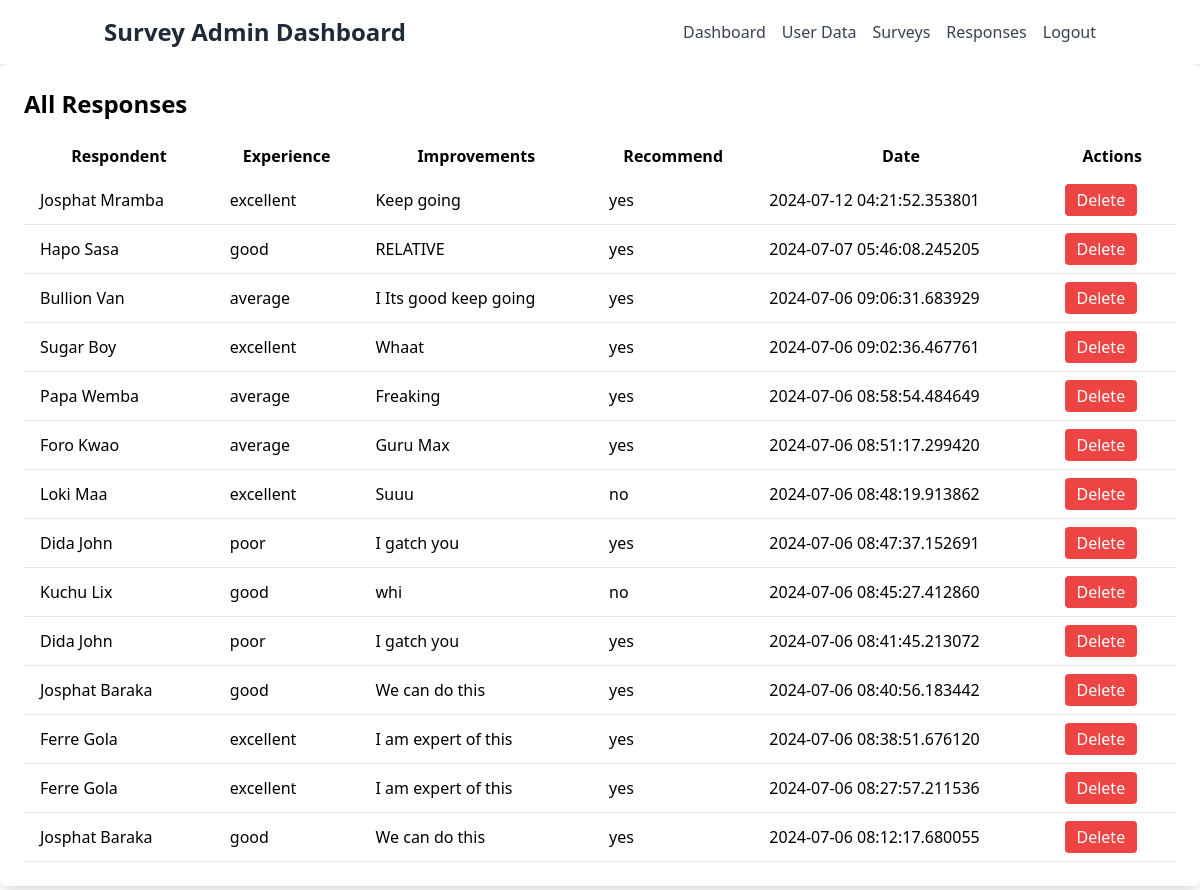
Page /responses.php on the committed database.
### tables this page shows
CREATE TABLE `survey_responses` (
  `id` int(25) NOT NULL,
  `firstname` varchar(20) NOT NULL,
  `lastname` varchar(20) NOT NULL,
  `email` varchar(25) NOT NULL,
  `experience` varchar(200) NOT NULL,
  `improvements` text NOT NULL,
  `recommend` varchar(25) NOT NULL,
  `submitted_at` timestamp(6) NOT NULL DEFAULT current_timestamp(6)
);

### responses.php (the view, shortened to what this page needs)
<?php
include "connect.php";
$allResponses = [];
$query = "SELECT id, firstname, lastname, email, experience, improvements, recommend, submitted_at FROM survey_responses ORDER BY submitted_at DESC";
$result = $conn->query($query);
if ($result->num_rows > 0) {
    while ($row = $result->fetch_assoc()) {
        $allResponses[] = $row;
    }
}
?>
<!DOCTYPE html>
<html lang="en">
<head>
    <link href="https://cdn.jsdelivr.net/npm/tailwindcss@2.2.19/dist/tailwind.min.css" rel="stylesheet">
</head>
<body>
    <header class="bg-white shadow-md">
        <div class="container mx-auto px-4 py-4 flex justify-between items-center">
            <div class="text-2xl font-bold text-gray-800">Survey Admin Dashboard</div>
            <nav class="hidden md:block">
                <ul class="flex space-x-4">
                   <li><a href="admin.home.php" class="text-gray-700 hover:text-blue-500">Dashboard</a></li>
                    <li><a href="userdata.php" class="text-gray-700 hover:text-blue-500">User Data</a></li>
                    <li><a href="#" class="text-gray-700 hover:text-blue-500">Surveys</a></li>
                    <li><a href="#" class="text-gray-700 hover:text-blue-500">Responses</a></li>
                    <li><a href="#" class="text-gray-700 hover:text-blue-500">Logout</a></li>
                </ul>
            </nav>
        </div>
    </header>
    <div class="bg-white p-6 rounded-lg shadow-lg mb-6">
        <h2 class="text-2xl font-bold mb-4">All Responses</h2>
        <div class="overflow-x-auto">
            <table class="min-w-full bg-white">
                <thead>
                    <tr>
                        <th class="py-2 px-4">Respondent</th>
                        <th class="py-2 px-4">Experience</th>
                        <th class="py-2 px-4">Improvements</th>
                        <th class="py-2 px-4">Recommend</th>
                        <th class="py-2 px-4">Date</th>
                        <th class="py-2 px-4">Actions</th>
                    </tr>
                </thead>
                <tbody>
                    <?php foreach ($allResponses as $response): ?>
                    <tr class="border-b">
                        <td class="py-2 px-4"><?php echo htmlspecialchars($response['firstname'] . ' ' . $response['lastname']); ?></td>
                        <td class="py-2 px-4"><?php echo htmlspecialchars($response['experience']); ?></td>
                        <td class="py-2 px-4"><?php echo htmlspecialchars($response['improvements']); ?></td>
                        <td class="py-2 px-4"><?php echo htmlspecialchars($response['recommend']); ?></td>
                        <td class="py-2 px-4"><?php echo htmlspecialchars($response['submitted_at']); ?></td>
                        <td class="py-2 px-4">
                            <form method="POST" onsubmit="return confirm('Are you sure you want to delete this response?');">
                                <button type="submit" class="bg-red-500 text-white px-3 py-1 rounded">Delete</button>
                            </form>
                        </td>
                    </tr>
                    <?php endforeach; ?>
                </tbody>
            </table>
        </div>
    </div>
</body>
</html>

### rows in the picture
survey_responses: firstname+lastname "Josphat Mramba", experience "excellent", improvements "Keep going", recommend "yes", submitted_at "2024-07-12 04:21:52.353801"
survey_responses: firstname+lastname "Hapo Sasa", experience "good", improvements "RELATIVE", recommend "yes", submitted_at "2024-07-07 05:46:08.245205"
survey_responses: firstname+lastname "Bullion Van", experience "average", improvements "I Its good keep going", recommend "yes", submitted_at "2024-07-06 09:06:31.683929"
survey_responses: firstname+lastname "Sugar Boy", experience "excellent", improvements "Whaat", recommend "yes", submitted_at "2024-07-06 09:02:36.467761"
survey_responses: firstname+lastname "Papa Wemba", experience "average", improvements "Freaking", recommend "yes", submitted_at "2024-07-06 08:58:54.484649"
survey_responses: firstname+lastname "Foro Kwao", experience "average", improvements "Guru Max", recommend "yes", submitted_at "2024-07-06 08:51:17.299420"
survey_responses: firstname+lastname "Loki Maa", experience "excellent", improvements "Suuu", recommend "no", submitted_at "2024-07-06 08:48:19.913862"
survey_responses: firstname+lastname "Dida John", experience "poor", improvements "I gatch you", recommend "yes", submitted_at "2024-07-06 08:47:37.152691"
survey_responses: firstname+lastname "Kuchu Lix", experience "good", improvements "whi", recommend "no", submitted_at "2024-07-06 08:45:27.412860"
survey_responses: firstname+lastname "Dida John", experience "poor", improvements "I gatch you", recommend "yes", submitted_at "2024-07-06 08:41:45.213072"
survey_responses: firstname+lastname "Josphat Baraka", experience "good", improvements "We can do this", recommend "yes", submitted_at "2024-07-06 08:40:56.183442"
survey_responses: firstname+lastname "Ferre Gola", experience "excellent", improvements "I am expert of this", recommend "yes", submitted_at "2024-07-06 08:38:51.676120"
survey_responses: firstname+lastname "Ferre Gola", experience "excellent", improvements "I am expert of this", recommend "yes", submitted_at "2024-07-06 08:27:57.211536"
survey_responses: firstname+lastname "Josphat Baraka", experience "good", improvements "We can do this", recommend "yes", submitted_at "2024-07-06 08:12:17.680055"
